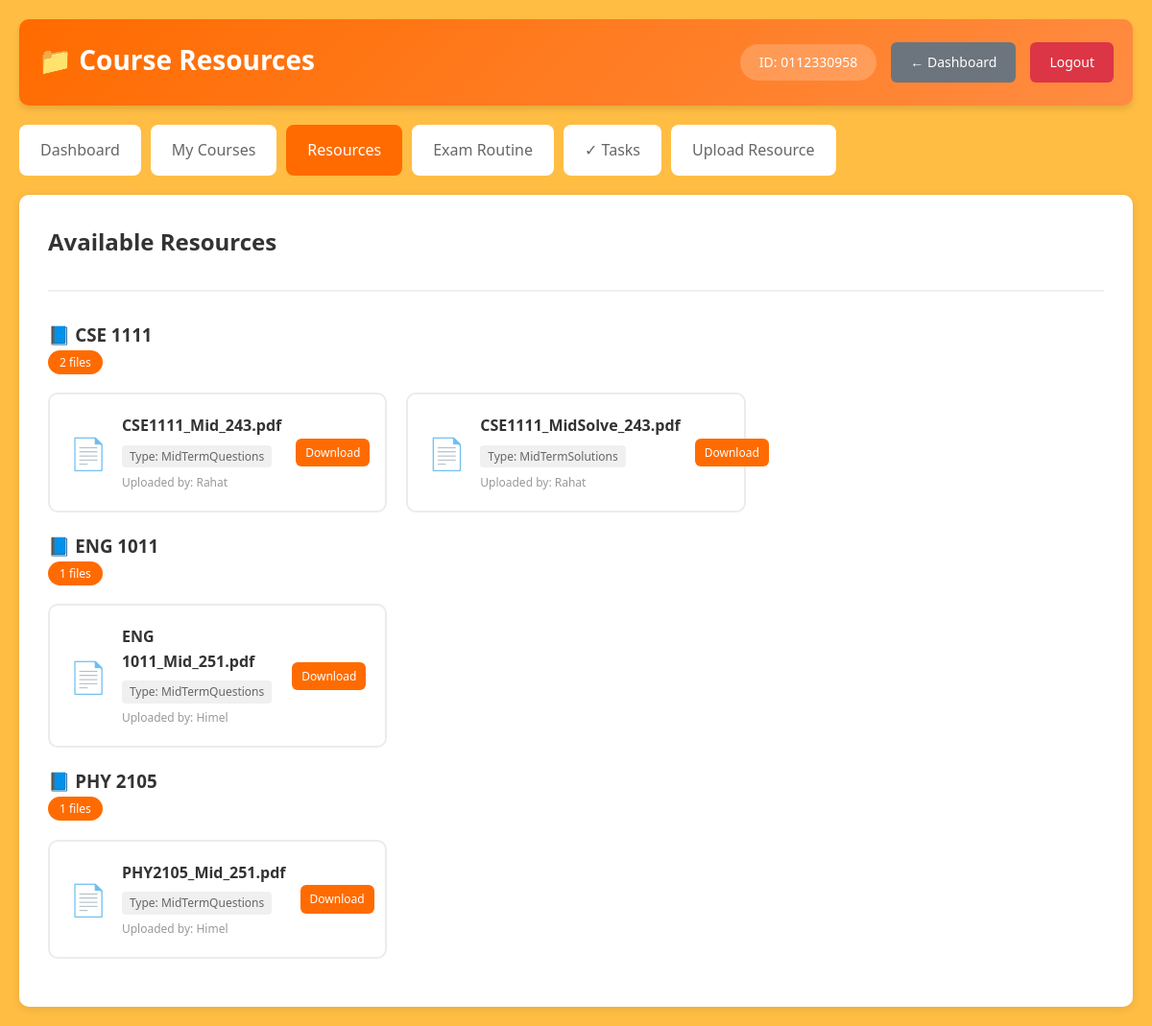
The page /resources.php (signed in) on the database its author committed.
### tables this page shows
CREATE TABLE resource (
  id INT NOT NULL AUTO_INCREMENT,
  Folder_name VARCHAR(100) NOT NULL,
  File_name VARCHAR(100) NOT NULL,
  File_path VARCHAR(100) NOT NULL,
  UploaderId VARCHAR(20) NOT NULL,
  resource_type VARCHAR(100) NOT NULL,
  Approve VARCHAR(20) NOT NULL DEFAULT 'no',
  PRIMARY KEY(id),
  KEY fk_uploader (UploaderId),
  CONSTRAINT fk_uploader FOREIGN KEY (UploaderId) REFERENCES users (userId)
);

CREATE TABLE users (
    userId VARCHAR(20) NOT NULL,
    name VARCHAR(100) DEFAULT NULL,
    email VARCHAR(100) DEFAULT NULL,
    password VARCHAR(100) DEFAULT NULL,
    dept VARCHAR(20) DEFAULT NULL,
    PRIMARY KEY (userId),
    UNIQUE KEY email (email)
);

### resources.php (the view, shortened to what this page needs)
<?php
include('includes/config.php');
$userId = $_SESSION['user_id'];
$enrolled_courses = array();
$courses_sql = "SELECT DISTINCT course_code FROM enroll WHERE userId='$userId'";
$courses_result = mysqli_query($conn, $courses_sql);
while($course = mysqli_fetch_assoc($courses_result)) {
    $enrolled_courses[] = $course['course_code'];
}
$resources = array();
if(!empty($enrolled_courses)) {
    $conditions = array();
    foreach($enrolled_courses as $course) {
        $conditions[] = "r.Folder_name LIKE '$course/%'";
    }
    $where_clause = implode(" OR ", $conditions);
    $sql = "SELECT r.*, u.name as uploader_name
            FROM resource r
            JOIN users u ON r.UploaderId = u.userId
            WHERE r.Approve='yes'
            AND ($where_clause)
            ORDER BY r.Folder_name, r.File_name";
    $result = mysqli_query($conn, $sql);
    while($row = mysqli_fetch_assoc($result)) {
        $course_code = explode('/', $row['Folder_name'])[0];
        $resources[$course_code][] = $row;
    }
}
?>
<!DOCTYPE html>
<html lang="en">
<head>
    <link rel="stylesheet" href="assets/css/style.css">
</head>
<body>
    <div class="container">
        <header class="main-header">
            <div class="header-left">
                <h1>📁 Course Resources</h1>
            </div>
            <div class="header-right">
                <div class="user-info">
                    <span>ID: <?php echo $_SESSION['user_id']; ?></span>
                </div>
                <a href="dashboard.php" class="btn btn-secondary">← Dashboard</a>
                <a href="includes/logout.php" class="btn btn-logout">Logout</a>
            </div>
        </header>
        <nav class="main-nav">
            <a href="dashboard.php" class="nav-link">Dashboard</a>
            <a href="courses.php" class="nav-link">My Courses</a>
            <a href="resources.php" class="nav-link active">Resources</a>
            <a href="exam_routine.php" class="nav-link">Exam Routine</a>
            <a href="tasks.php" class="nav-link">✓ Tasks</a>
            <a href="upload_resource.php" class="nav-link">Upload Resource</a>
        </nav>
        <div class="content">
            <div class="content-header">
                <h2>Available Resources</h2>
            </div>
            <?php if(empty($enrolled_courses)): ?>
                <div class="alert-message">
                     You are not enrolled in any courses.
                    <a href="courses.php">Enroll in courses</a> to view resources.
                </div>
            <?php else: ?>
                <?php foreach($resources as $course_code => $course_resources): ?>
                <div class="course-section">
                    <div class="course-header">
                        <h3>📘 <?php echo $course_code; ?></h3>
                        <span class="badge"><?php echo count($course_resources); ?> files</span>
                    </div>
                    <div class="resources-grid">
                        <?php foreach($course_resources as $resource): ?>
                        <div class="resource-card">
                            <div class="resource-icon">
                                <?php
                                $ext = pathinfo($resource['File_name'], PATHINFO_EXTENSION);
                                if(in_array($ext, ['pdf'])) echo '📄';
                                elseif(in_array($ext, ['doc', 'docx'])) echo '📝';
                                elseif(in_array($ext, ['jpg', 'png', 'jpeg'])) echo '🖼️';
                                else echo '📎';
                                ?>
                            </div>
                            <div class="resource-info">
                                <h4><?php echo $resource['File_name']; ?></h4>
                                <p class="resource-type">Type: <?php echo $resource['resource_type']; ?></p>
                                <p class="resource-uploader">Uploaded by: <?php echo $resource['uploader_name']; ?></p>
                            </div>
                            <div class="resource-actions">
                                <a href="<?php echo $resource['File_path']; ?>"
                                   target="_blank"
                                   class="btn btn-primary btn-small">
                                   Download
                                </a>
                            </div>
                        </div>
                        <?php endforeach; ?>
                    </div>
                </div>
                <?php endforeach; ?>
            <?php endif; ?>
        </div>
    </div>
</body>
</html>

### assets/css/style.css (style rules this page uses)
* { margin: 0; padding: 0; box-sizing: border-box; }
body { font-family: 'Segoe UI', Tahoma, Geneva, Verdana, sans-serif; line-height: 1.6; color: #333; background: rgba(255, 166, 0, 0.737); }
.container { max-width: 1200px; margin: 0 auto; padding: 0 20px; }
.main-header { background: linear-gradient(135deg, #ff6b00, #ff8c42); color: white; padding: 20px; border-radius: 10px; margin: 20px 0; display: flex; justify-content: space-between; align-items: center; box-shadow: 0 4px 6px rgba(0,0,0,0.1); }
.header-left h1 { font-size: 28px; margin-bottom: 5px; }
.header-right { display: flex; align-items: center; gap: 15px; }
.user-info { background: rgba(255,255,255,0.2); padding: 8px 15px; border-radius: 20px; font-size: 14px; }
.user-info span { margin: 0 5px; }
.main-nav { display: flex; gap: 10px; margin: 20px 0; flex-wrap: wrap; }
.nav-link { padding: 12px 20px; background: white; border-radius: 8px; text-decoration: none; color: #666; font-weight: 500; transition: all 0.3s; border: 2px solid transparent; }
.nav-link.active { background: #ff6b00; color: white; border-color: #ff6b00; }
.btn { padding: 10px 20px; border: none; border-radius: 6px; cursor: pointer; font-weight: 500; text-decoration: none; display: inline-block; transition: all 0.3s; font-size: 14px; }
.btn-primary { background: #ff6b00; color: white; }
.btn-secondary { background: #6c757d; color: white; }
.btn-logout { background: #dc3545; color: white; }
.btn-small { padding: 5px 10px; font-size: 12px; }
.content { background: white; padding: 30px; border-radius: 10px; margin: 20px 0; box-shadow: 0 2px 10px rgba(0,0,0,0.1); }
.content-header { margin-bottom: 30px; padding-bottom: 20px; border-bottom: 2px solid #f0f0f0; }
.content-header h2 { color: #333; margin-bottom: 10px; }
.badge { background: #ff6b00; color: white; padding: 4px 12px; border-radius: 20px; font-size: 12px; font-weight: 500; }
.resources-grid { display: grid; grid-template-columns: repeat(auto-fill, minmax(300px, 1fr)); gap: 20px; margin: 20px 0; }
.resource-card { background: white; border: 2px solid #e9ecef; border-radius: 10px; padding: 20px; display: flex; align-items: center; gap: 15px; transition: all 0.3s; }
.resource-icon { font-size: 32px; color: #ff6b00; }
.resource-info h4 { font-size: 16px; margin-bottom: 5px; color: #333; }
.resource-type { font-size: 12px; color: #666; background: #f0f0f0; padding: 2px 8px; border-radius: 4px; display: inline-block; }
.resource-uploader { font-size: 12px; color: #999; margin-top: 5px; }

### rows shown on the page
resource: File_name "CSE1111_Mid_243.pdf", resource_type "MidTermQuestions", UploaderId.name "Rahat"
resource: File_name "CSE1111_MidSolve_243.pdf", resource_type "MidTermSolutions", UploaderId.name "Rahat"
resource: File_name "ENG 1011_Mid_251.pdf", resource_type "MidTermQuestions", UploaderId.name "Himel"
resource: Folder_name "PHY 2105", count($course_resources) "1", File_name "PHY2105_Mid_251.pdf", resource_type "MidTermQuestions", UploaderId.name "Himel"

### other values the page prints
$_SESSION['user_id'] "0112330958"
$course_code "CSE 1111"
count($course_resources) "2"
$course_code "ENG 1011"
count($course_resources) "1"
